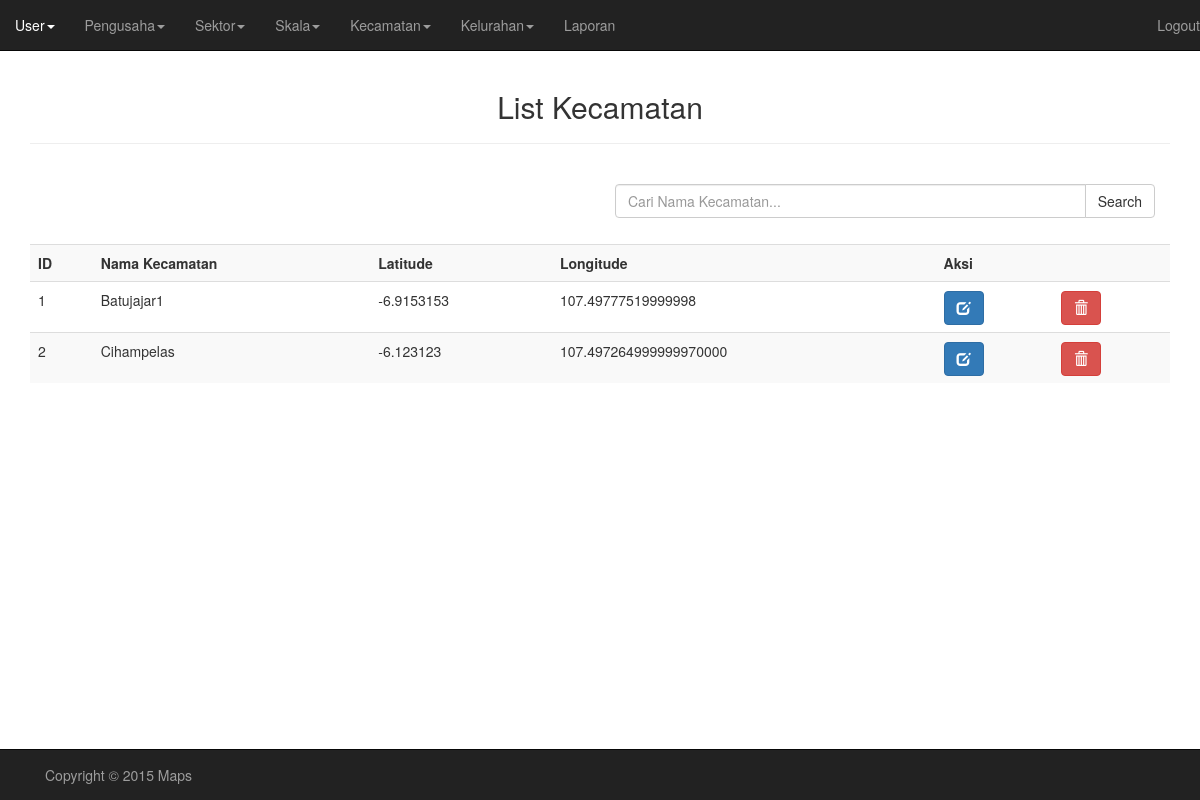
/Program/admin/listKecamatan.php (signed in), run on the app's committed database.
### tables this page shows
CREATE TABLE IF NOT EXISTS `kecamatan` (
  `id_kecamatan` int(11) NOT NULL AUTO_INCREMENT,
  `nama_kecamatan` varchar(20) NOT NULL,
  `lat` varchar(50) NOT NULL,
  `lng` varchar(50) NOT NULL,
  PRIMARY KEY (`id_kecamatan`)
);

### Program/admin/listKecamatan.php (the view, shortened to what this page needs)
<!doctype html>
<html>
<head>
    <link href="../css/bootstrap.css" rel="stylesheet">
    <link href="../css/custom.css" rel="stylesheet">
</head>
<body>
<div class="container">
    <h2 class="text-center">List Kecamatan</h2><hr/><br>
        <?php
            $sqlSkala = "SELECT * FROM kecamatan";
            $query = mysql_query($sqlSkala);
        ?>
            <form action = "hasilCariKecamatan.php" method = "post">
            <div class="col-xs-6 col-sm-6 col-md-6 col-xs-offset-6 col-sm-offset-6">
            <div class="input-group">
              <input type="text" name="dataCari" class="form-control" placeholder="Cari Nama Kecamatan...">
                <span class="input-group-btn">
                    <button class="btn btn-default" type="submit">Search</button>
                </span>
            </div>
            </div>
            </form><br>
            <br><br>
            <table class="table table-striped">
                <tr>
                    <th>ID</th>
                    <th>Nama Kecamatan</th>
                    <th>Latitude</th>
                    <th>Longitude</th>
                    <th colspan="2">Aksi</th>
                </tr>
                <?php
                    $i = 1;
                    while($row = mysql_fetch_array($query))
                    {
                ?>
                        <tr>
                            <td><?=$row['id_kecamatan']?><input type = "hidden" name = "id_kecamatan" value = "<?=$row['id_kecamatan']?>"></td>
                            <td><?=$row['nama_kecamatan']?><input type = "hidden" name = "nama_kecamatan" value = "<?=$row['nama_kecamatan']?>"></td>
                            <td><?=$row['lat']?><input type = "hidden" name = "lat" value = "'. $row['lat'] .'"></td>
                            <td><?=$row['lng']?><input type = "hidden" name = "long" value = "'. $row['lng'] .'"></td>
                            <td><button type="button" class="btn btn-primary glyphicon glyphicon-edit" data-toggle="modal" data-target="#Update<?=$i?>"></button></td>
                            <td><button class='btn btn-danger glyphicon glyphicon-trash' type="button" data-toggle="modal" data-target="#Delete<?=$i?>"></button></td>
                        </tr>
                <?php
                    $i++;
                    }
                ?>
            </table>
        <div class="row">
            <div class="navbar navbar-inverse navbar-fixed-bottom ">
                <div class="container">
                    <p class="navbar-text pull-left">Copyright &copy 2015 Maps</p>
                </div>
            </div>
        </div>
    </div>
</body>
</html>

### Program/css/custom.css (style rules this page uses)
body { padding-top : 70px; padding-bottom : 70px; }

### data on the page
kecamatan: id_kecamatan "1", nama_kecamatan "Batujajar1", lat "-6.9153153", lng "107.49777519999998"
kecamatan: id_kecamatan "2", nama_kecamatan "Cihampelas", lat "-6.123123", lng "107.497264999999970000"
